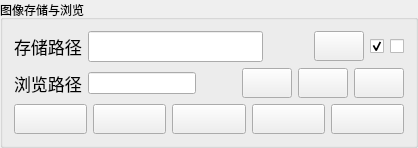
       <widget class="QGroupBox" name="groupBox_2">
        <property name="title">
         <string>图像存储与浏览</string>
        </property>
        <property name="alignment">
         <set>Qt::AlignLeading|Qt::AlignLeft|Qt::AlignTop</set>
        </property>
        <layout class="QGridLayout" name="gridLayout_13">
         <item row="0" column="0">
          <layout class="QVBoxLayout" name="verticalLayout">
           <item>
            <layout class="QGridLayout" name="gridLayout_4">
             <item row="0" column="4">
              <widget class="QCheckBox" name="checkBox_MatchTimeSave">
               <property name="font">
                <font>
                 <family>微软雅黑</family>
                 <pointsize>12</pointsize>
                 <weight>50</weight>
                 <italic>false</italic>
                 <bold>false</bold>
                </font>
               </property>
               <property name="tabletTracking">
                <bool>false</bool>
               </property>
               <property name="toolTip">
                <string>图像匹配曝光中心时刻存储标识</string>
               </property>
               <property name="text">
                <string/>
               </property>
               <property name="icon">
                <iconset resource="MainWindow.qrc">
                 <normaloff>:/Icon/Resources/time.png</normaloff>:/Icon/Resources/time.png</iconset>
               </property>
               <property name="iconSize">
                <size>
                 <width>23</width>
                 <height>23</height>
                </size>
               </property>
               <property name="checkable">
                <bool>true</bool>
               </property>
               <property name="checked">
                <bool>true</bool>
               </property>
               <property name="tristate">
                <bool>false</bool>
               </property>
              </widget>
             </item>
             <item row="0" column="3">
              <widget class="QPushButton" name="pushButton_SavePathBrowse">
               <property name="minimumSize">
                <size>
                 <width>50</width>
                 <height>30</height>
                </size>
               </property>
               <property name="maximumSize">
                <size>
                 <width>50</width>
                 <height>30</height>
                </size>
               </property>
               <property name="font">
                <font>
                 <family>微软雅黑</family>
                 <pointsize>12</pointsize>
                 <weight>50</weight>
                 <italic>false</italic>
                 <bold>false</bold>
                </font>
               </property>
               <property name="toolTip">
                <string>图像存储路径选择</string>
               </property>
               <property name="text">
                <string/>
               </property>
               <property name="icon">
                <iconset resource="MainWindow.qrc">
                 <normaloff>:/Icon/Resources/doc.png</normaloff>:/Icon/Resources/doc.png</iconset>
               </property>
               <property name="iconSize">
                <size>
                 <width>23</width>
                 <height>23</height>
                </size>
               </property>
              </widget>
             </item>
             <item row="0" column="5">
              <widget class="QCheckBox" name="checkBox_ImageSave">
               <property name="font">
                <font>
                 <family>微软雅黑</family>
                 <pointsize>12</pointsize>
                 <weight>50</weight>
                 <italic>false</italic>
                 <bold>false</bold>
                </font>
               </property>
               <property name="toolTip">
                <string>图像数据存储</string>
               </property>
               <property name="text">
                <string/>
               </property>
               <property name="icon">
                <iconset resource="MainWindow.qrc">
                 <normaloff>:/Icon/Icon/Save.png</normaloff>:/Icon/Icon/Save.png</iconset>
               </property>
               <property name="iconSize">
                <size>
                 <width>23</width>
                 <height>23</height>
                </size>
               </property>
              </widget>
             </item>
             <item row="0" column="1">
              <widget class="QLineEdit" name="lineEdit_ImageSavePath">
               <property name="sizePolicy">
                <sizepolicy hsizetype="Expanding" vsizetype="Fixed">
                 <horstretch>0</horstretch>
                 <verstretch>0</verstretch>
                </sizepolicy>
               </property>
               <property name="minimumSize">
                <size>
                 <width>175</width>
                 <height>0</height>
                </size>
               </property>
               <property name="maximumSize">
                <size>
                 <width>203</width>
                 <height>16777215</height>
                </size>
               </property>
               <property name="font">
                <font>
                 <family>微软雅黑</family>
                 <pointsize>12</pointsize>
                 <weight>50</weight>
                 <italic>false</italic>
                 <bold>false</bold>
                </font>
               </property>
               <property name="readOnly">
                <bool>true</bool>
               </property>
              </widget>
             </item>
             <item row="0" column="0">
              <widget class="QLabel" name="label_ImageSavePath">
               <property name="font">
                <font>
                 <family>微软雅黑</family>
                 <pointsize>13</pointsize>
                 <weight>50</weight>
                 <italic>false</italic>
                 <bold>false</bold>
                </font>
               </property>
               <property name="text">
                <string>存储路径</string>
               </property>
              </widget>
             </item>
             <item row="0" column="2">
              <spacer name="horizontalSpacer_7">
               <property name="font">
                <font>
                 <family>微软雅黑</family>
                 <pointsize>12</pointsize>
                 <weight>50</weight>
                 <italic>false</italic>
                 <bold>false</bold>
                </font>
               </property>
               <property name="orientation">
                <enum>Qt::Horizontal</enum>
               </property>
               <property name="sizeHint" stdset="0">
                <size>
                 <width>40</width>
                 <height>20</height>
                </size>
               </property>
              </spacer>
             </item>
            </layout>
           </item>
           <item>
            <layout class="QGridLayout" name="gridLayout">
             <item row="0" column="5">
              <widget class="QPushButton" name="pushButton_DistCurve_2">
               <property name="minimumSize">
                <size>
                 <width>50</width>
                 <height>30</height>
                </size>
               </property>
               <property name="maximumSize">
                <size>
                 <width>50</width>
                 <height>30</height>
                </size>
               </property>
               <property name="font">
                <font>
                 <family>微软雅黑</family>
                 <pointsize>12</pointsize>
                 <weight>50</weight>
                 <italic>false</italic>
                 <bold>false</bold>
                </font>
               </property>
               <property name="toolTip">
                <string>光度测量数据分析</string>
               </property>
               <property name="text">
                <string/>
               </property>
               <property name="icon">
                <iconset resource="MainWindow.qrc">
                 <normaloff>:/Icon/Resources/Curves.png</normaloff>:/Icon/Resources/Curves.png</iconset>
               </property>
               <property name="iconSize">
                <size>
                 <width>23</width>
                 <height>23</height>
                </size>
               </property>
              </widget>
             </item>
             <item row="0" column="2">
              <spacer name="horizontalSpacer_3">
               <property name="font">
                <font>
                 <family>微软雅黑</family>
                 <pointsize>12</pointsize>
                 <weight>50</weight>
                 <italic>false</italic>
                 <bold>false</bold>
                </font>
               </property>
               <property name="orientation">
                <enum>Qt::Horizontal</enum>
               </property>
               <property name="sizeHint" stdset="0">
                <size>
                 <width>40</width>
                 <height>20</height>
                </size>
               </property>
              </spacer>
             </item>
             <item row="0" column="3">
              <widget class="QPushButton" name="pushButton_PlayPathBrowse">
               <property name="minimumSize">
                <size>
                 <width>50</width>
                 <height>30</height>
                </size>
               </property>
               <property name="maximumSize">
                <size>
                 <width>50</width>
                 <height>30</height>
                </size>
               </property>
               <property name="font">
                <font>
                 <family>微软雅黑</family>
                 <pointsize>12</pointsize>
                 <weight>50</weight>
                 <italic>false</italic>
                 <bold>false</bold>
                </font>
               </property>
               <property name="toolTip">
                <string>图像浏览路径选择</string>
               </property>
               <property name="text">
                <string/>
               </property>
               <property name="icon">
                <iconset resource="MainWindow.qrc">
                 <normaloff>:/Icon/Resources/doc.png</normaloff>:/Icon/Resources/doc.png</iconset>
               </property>
               <property name="iconSize">
                <size>
                 <width>23</width>
                 <height>23</height>
                </size>
               </property>
              </widget>
             </item>
             <item row="0" column="0">
              <widget class="QLabel" name="label_ImagePlayPath">
               <property name="font">
                <font>
                 <family>微软雅黑</family>
                 <pointsize>13</pointsize>
                 <weight>50</weight>
                 <italic>false</italic>
                 <bold>false</bold>
                </font>
               </property>
               <property name="text">
                <string>浏览路径</string>
               </property>
              </widget>
             </item>
             <item row="0" column="4">
              <widget class="QPushButton" name="pushButton_DistCurve">
               <property name="minimumSize">
                <size>
                 <width>50</width>
                 <height>30</height>
                </size>
               </property>
               <property name="maximumSize">
                <size>
                 <width>50</width>
                 <height>30</height>
                </size>
               </property>
               <property name="font">
                <font>
                 <family>微软雅黑</family>
                 <pointsize>12</pointsize>
                 <weight>50</weight>
                 <italic>false</italic>
                 <bold>false</bold>
                </font>
               </property>
               <property name="toolTip">
                <string>目标脱靶量数据事后判读</string>
               </property>
               <property name="text">
                <string/>
               </property>
               <property name="icon">
                <iconset resource="MainWindow.qrc">
                 <normaloff>:/Icon/Resources/curve.png</normaloff>:/Icon/Resources/curve.png</iconset>
               </property>
               <property name="iconSize">
                <size>
                 <width>23</width>
                 <height>23</height>
                </size>
               </property>
              </widget>
             </item>
             <item row="0" column="1">
              <widget class="QLineEdit" name="lineEdit_ImagePlayPath"/>
             </item>
            </layout>
           </item>
           <item>
            <layout class="QGridLayout" name="gridLayout_3">
             <item row="0" column="1">
              <widget class="QPushButton" name="pushButton_Previous">
               <property name="minimumSize">
                <size>
                 <width>40</width>
                 <height>30</height>
                </size>
               </property>
               <property name="font">
                <font>
                 <family>微软雅黑</family>
                 <pointsize>12</pointsize>
                 <weight>50</weight>
                 <italic>false</italic>
                 <bold>false</bold>
                </font>
               </property>
               <property name="toolTip">
                <string>反向单帧播放</string>
               </property>
               <property name="text">
                <string/>
               </property>
               <property name="icon">
                <iconset resource="MainWindow.qrc">
                 <normaloff>:/Icon/Resources/play-r.png</normaloff>:/Icon/Resources/play-r.png</iconset>
               </property>
               <property name="iconSize">
                <size>
                 <width>21</width>
                 <height>21</height>
                </size>
               </property>
              </widget>
             </item>
             <item row="0" column="3">
              <widget class="QPushButton" name="pushButton_Next">
               <property name="minimumSize">
                <size>
                 <width>40</width>
                 <height>30</height>
                </size>
               </property>
               <property name="font">
                <font>
                 <family>微软雅黑</family>
                 <pointsize>12</pointsize>
                 <weight>50</weight>
                 <italic>false</italic>
                 <bold>false</bold>
                </font>
               </property>
               <property name="toolTip">
                <string>正向单帧播放</string>
               </property>
               <property name="text">
                <string/>
               </property>
               <property name="icon">
                <iconset resource="MainWindow.qrc">
                 <normaloff>:/Icon/Resources/play.png</normaloff>:/Icon/Resources/play.png</iconset>
               </property>
               <property name="iconSize">
                <size>
                 <width>21</width>
                 <height>21</height>
                </size>
               </property>
              </widget>
             </item>
             <item row="0" column="4">
              <widget class="QPushButton" name="pushButton_NextAuto">
               <property name="minimumSize">
                <size>
                 <width>40</width>
                 <height>30</height>
                </size>
               </property>
               <property name="font">
                <font>
                 <family>微软雅黑</family>
                 <pointsize>12</pointsize>
                 <weight>50</weight>
                 <italic>false</italic>
                 <bold>false</bold>
                </font>
               </property>
               <property name="toolTip">
                <string>正向连续播放</string>
               </property>
               <property name="text">
                <string/>
               </property>
               <property name="icon">
                <iconset resource="MainWindow.qrc">
                 <normaloff>:/Icon/Resources/play1.png</normaloff>:/Icon/Resources/play1.png</iconset>
               </property>
               <property name="iconSize">
                <size>
                 <width>21</width>
                 <height>21</height>
                </size>
               </property>
              </widget>
             </item>
             <item row="0" column="0">
              <widget class="QPushButton" name="pushButton_PreviousAuto">
               <property name="minimumSize">
                <size>
                 <width>40</width>
                 <height>30</height>
                </size>
               </property>
               <property name="font">
                <font>
                 <family>微软雅黑</family>
                 <pointsize>12</pointsize>
                 <weight>50</weight>
                 <italic>false</italic>
                 <bold>false</bold>
                </font>
               </property>
               <property name="toolTip">
                <string>反向连续播放</string>
               </property>
               <property name="text">
                <string/>
               </property>
               <property name="icon">
                <iconset resource="MainWindow.qrc">
                 <normaloff>:/Icon/Resources/play1-r.png</normaloff>:/Icon/Resources/play1-r.png</iconset>
               </property>
               <property name="iconSize">
                <size>
                 <width>21</width>
                 <height>21</height>
                </size>
               </property>
              </widget>
             </item>
             <item row="0" column="2">
              <widget class="QPushButton" name="pushButton_Pause">
               <property name="minimumSize">
                <size>
                 <width>40</width>
                 <height>30</height>
                </size>
               </property>
               <property name="font">
                <font>
                 <family>微软雅黑</family>
                 <pointsize>12</pointsize>
                 <weight>50</weight>
                 <italic>false</italic>
                 <bold>false</bold>
                </font>
               </property>
               <property name="toolTip">
                <string>暂停</string>
               </property>
               <property name="text">
                <string/>
               </property>
               <property name="icon">
                <iconset resource="MainWindow.qrc">
                 <normaloff>:/Icon/Resources/Pause.png</normaloff>:/Icon/Resources/Pause.png</iconset>
               </property>
               <property name="iconSize">
                <size>
                 <width>21</width>
                 <height>21</height>
                </size>
               </property>
              </widget>
             </item>
            </layout>
           </item>
          </layout>
         </item>
        </layout>
       </widget>
